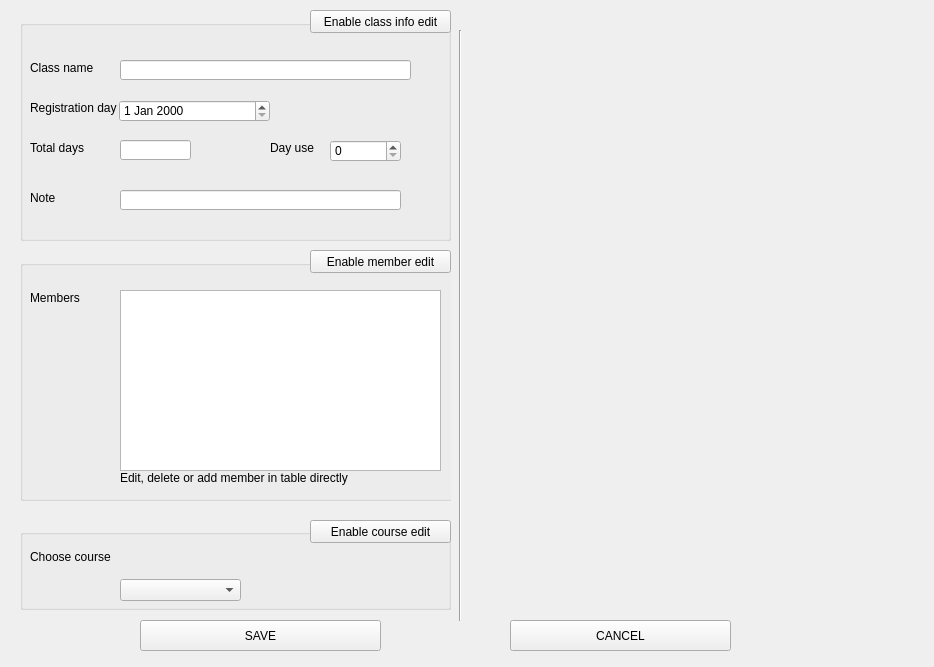
<?xml version="1.0" encoding="UTF-8"?>
<ui version="4.0">
 <class>widget</class>
 <widget class="QWidget" name="widget">
  <property name="geometry">
   <rect>
    <x>0</x>
    <y>0</y>
    <width>934</width>
    <height>667</height>
   </rect>
  </property>
  <property name="windowTitle">
   <string>Add Class</string>
  </property>
  <widget class="QWidget" name="classAdd1Widget" native="true">
   <property name="geometry">
    <rect>
     <x>20</x>
     <y>20</y>
     <width>431</width>
     <height>221</height>
    </rect>
   </property>
   <widget class="QLabel" name="otherLabel">
    <property name="geometry">
     <rect>
      <x>10</x>
      <y>170</y>
      <width>91</width>
      <height>16</height>
     </rect>
    </property>
    <property name="text">
     <string>Note</string>
    </property>
   </widget>
   <widget class="QLabel" name="totalDayLabel">
    <property name="geometry">
     <rect>
      <x>10</x>
      <y>120</y>
      <width>91</width>
      <height>16</height>
     </rect>
    </property>
    <property name="text">
     <string>Total days</string>
    </property>
   </widget>
   <widget class="QWidget" name="dayUseWidget" native="true">
    <property name="geometry">
     <rect>
      <x>230</x>
      <y>110</y>
      <width>181</width>
      <height>41</height>
     </rect>
    </property>
    <widget class="QLabel" name="dayUseLabel">
     <property name="geometry">
      <rect>
       <x>20</x>
       <y>10</y>
       <width>61</width>
       <height>16</height>
      </rect>
     </property>
     <property name="text">
      <string>Day use</string>
     </property>
    </widget>
    <widget class="QSpinBox" name="dayUseSpinBox">
     <property name="geometry">
      <rect>
       <x>80</x>
       <y>10</y>
       <width>71</width>
       <height>22</height>
      </rect>
     </property>
    </widget>
   </widget>
   <widget class="QLineEdit" name="totalDateLineEdit">
    <property name="geometry">
     <rect>
      <x>100</x>
      <y>120</y>
      <width>71</width>
      <height>20</height>
     </rect>
    </property>
   </widget>
   <widget class="QDateEdit" name="regisdateEdit">
    <property name="geometry">
     <rect>
      <x>99</x>
      <y>80</y>
      <width>151</width>
      <height>22</height>
     </rect>
    </property>
   </widget>
   <widget class="QLabel" name="classNameLabel">
    <property name="geometry">
     <rect>
      <x>10</x>
      <y>40</y>
      <width>71</width>
      <height>16</height>
     </rect>
    </property>
    <property name="text">
     <string>Class name</string>
    </property>
   </widget>
   <widget class="QLineEdit" name="classNameLineEdit">
    <property name="geometry">
     <rect>
      <x>100</x>
      <y>40</y>
      <width>291</width>
      <height>20</height>
     </rect>
    </property>
   </widget>
   <widget class="QLabel" name="regisDayLabel">
    <property name="geometry">
     <rect>
      <x>10</x>
      <y>80</y>
      <width>91</width>
      <height>16</height>
     </rect>
    </property>
    <property name="text">
     <string>Registration day</string>
    </property>
   </widget>
   <widget class="QLineEdit" name="otherLineEdit">
    <property name="geometry">
     <rect>
      <x>100</x>
      <y>170</y>
      <width>281</width>
      <height>20</height>
     </rect>
    </property>
    <property name="text">
     <string/>
    </property>
   </widget>
   <widget class="QGroupBox" name="groupBox">
    <property name="geometry">
     <rect>
      <x>0</x>
      <y>0</y>
      <width>431</width>
      <height>221</height>
     </rect>
    </property>
    <property name="title">
     <string/>
    </property>
   </widget>
   <zorder>groupBox</zorder>
   <zorder>otherLabel</zorder>
   <zorder>totalDayLabel</zorder>
   <zorder>dayUseWidget</zorder>
   <zorder>totalDateLineEdit</zorder>
   <zorder>regisdateEdit</zorder>
   <zorder>classNameLabel</zorder>
   <zorder>classNameLineEdit</zorder>
   <zorder>regisDayLabel</zorder>
   <zorder>otherLineEdit</zorder>
  </widget>
  <widget class="QWidget" name="courseInfoWidget" native="true">
   <property name="geometry">
    <rect>
     <x>480</x>
     <y>50</y>
     <width>411</width>
     <height>561</height>
    </rect>
   </property>
   <widget class="QWidget" name="verticalLayoutWidget_4">
    <property name="geometry">
     <rect>
      <x>10</x>
      <y>20</y>
      <width>401</width>
      <height>541</height>
     </rect>
    </property>
    <layout class="QVBoxLayout" name="courseInfoLayout"/>
   </widget>
  </widget>
  <widget class="QWidget" name="classAdd2Widget" native="true">
   <property name="geometry">
    <rect>
     <x>20</x>
     <y>260</y>
     <width>431</width>
     <height>241</height>
    </rect>
   </property>
   <widget class="QLabel" name="label_3">
    <property name="geometry">
     <rect>
      <x>100</x>
      <y>210</y>
      <width>281</width>
      <height>16</height>
     </rect>
    </property>
    <property name="text">
     <string>Edit, delete or add member in table directly </string>
    </property>
   </widget>
   <widget class="QLabel" name="memberLabel">
    <property name="geometry">
     <rect>
      <x>10</x>
      <y>30</y>
      <width>91</width>
      <height>16</height>
     </rect>
    </property>
    <property name="text">
     <string>Members</string>
    </property>
   </widget>
   <widget class="QTableView" name="addMemberTable">
    <property name="geometry">
     <rect>
      <x>100</x>
      <y>30</y>
      <width>321</width>
      <height>181</height>
     </rect>
    </property>
   </widget>
   <widget class="QGroupBox" name="groupBox_2">
    <property name="geometry">
     <rect>
      <x>0</x>
      <y>0</y>
      <width>441</width>
      <height>241</height>
     </rect>
    </property>
    <property name="title">
     <string/>
    </property>
   </widget>
   <zorder>groupBox_2</zorder>
   <zorder>label_3</zorder>
   <zorder>memberLabel</zorder>
   <zorder>addMemberTable</zorder>
  </widget>
  <widget class="QWidget" name="classAdd3Widget" native="true">
   <property name="geometry">
    <rect>
     <x>20</x>
     <y>519</y>
     <width>431</width>
     <height>101</height>
    </rect>
   </property>
   <widget class="QLabel" name="courseClassLabel">
    <property name="geometry">
     <rect>
      <x>100</x>
      <y>30</y>
      <width>251</width>
      <height>16</height>
     </rect>
    </property>
    <property name="text">
     <string/>
    </property>
   </widget>
   <widget class="QComboBox" name="courseComboBox">
    <property name="geometry">
     <rect>
      <x>100</x>
      <y>60</y>
      <width>121</width>
      <height>22</height>
     </rect>
    </property>
   </widget>
   <widget class="QLabel" name="chooseCourseLabel">
    <property name="geometry">
     <rect>
      <x>10</x>
      <y>30</y>
      <width>91</width>
      <height>16</height>
     </rect>
    </property>
    <property name="text">
     <string>Choose course</string>
    </property>
   </widget>
   <widget class="QGroupBox" name="groupBox_3">
    <property name="geometry">
     <rect>
      <x>0</x>
      <y>10</y>
      <width>431</width>
      <height>81</height>
     </rect>
    </property>
    <property name="title">
     <string/>
    </property>
   </widget>
   <zorder>groupBox_3</zorder>
   <zorder>courseClassLabel</zorder>
   <zorder>courseComboBox</zorder>
   <zorder>chooseCourseLabel</zorder>
  </widget>
  <widget class="QPushButton" name="enableClass2Button">
   <property name="geometry">
    <rect>
     <x>310</x>
     <y>250</y>
     <width>141</width>
     <height>23</height>
    </rect>
   </property>
   <property name="text">
    <string>Enable member edit</string>
   </property>
   <property name="icon">
    <iconset resource="myclass.qrc">
     <normaloff>:/myclass/Resources/TurnOn_icon.png</normaloff>:/myclass/Resources/TurnOn_icon.png</iconset>
   </property>
  </widget>
  <widget class="QPushButton" name="cancelButton">
   <property name="geometry">
    <rect>
     <x>510</x>
     <y>620</y>
     <width>221</width>
     <height>31</height>
    </rect>
   </property>
   <property name="text">
    <string>CANCEL</string>
   </property>
   <property name="icon">
    <iconset resource="myclass.qrc">
     <normaloff>:/myclass/Resources/cancel_icon.png</normaloff>:/myclass/Resources/cancel_icon.png</iconset>
   </property>
  </widget>
  <widget class="QLabel" name="courseInfoLabel">
   <property name="geometry">
    <rect>
     <x>480</x>
     <y>30</y>
     <width>231</width>
     <height>16</height>
    </rect>
   </property>
   <property name="text">
    <string/>
   </property>
  </widget>
  <widget class="QPushButton" name="enableClass1Button">
   <property name="geometry">
    <rect>
     <x>310</x>
     <y>10</y>
     <width>141</width>
     <height>23</height>
    </rect>
   </property>
   <property name="text">
    <string>Enable class info edit</string>
   </property>
   <property name="icon">
    <iconset resource="myclass.qrc">
     <normaloff>:/myclass/Resources/TurnOn_icon.png</normaloff>:/myclass/Resources/TurnOn_icon.png</iconset>
   </property>
  </widget>
  <widget class="Line" name="line">
   <property name="geometry">
    <rect>
     <x>450</x>
     <y>30</y>
     <width>20</width>
     <height>591</height>
    </rect>
   </property>
   <property name="orientation">
    <enum>Qt::Vertical</enum>
   </property>
  </widget>
  <widget class="QPushButton" name="saveButton_2">
   <property name="geometry">
    <rect>
     <x>140</x>
     <y>620</y>
     <width>241</width>
     <height>31</height>
    </rect>
   </property>
   <property name="text">
    <string>SAVE</string>
   </property>
   <property name="icon">
    <iconset resource="myclass.qrc">
     <normaloff>:/myclass/Resources/save_icon.png</normaloff>:/myclass/Resources/save_icon.png</iconset>
   </property>
  </widget>
  <widget class="QPushButton" name="enableClass3Button">
   <property name="geometry">
    <rect>
     <x>310</x>
     <y>520</y>
     <width>141</width>
     <height>23</height>
    </rect>
   </property>
   <property name="text">
    <string>Enable course edit</string>
   </property>
   <property name="icon">
    <iconset resource="myclass.qrc">
     <normaloff>:/myclass/Resources/TurnOn_icon.png</normaloff>:/myclass/Resources/TurnOn_icon.png</iconset>
   </property>
  </widget>
 </widget>
 <tabstops>
  <tabstop>classNameLineEdit</tabstop>
  <tabstop>regisdateEdit</tabstop>
  <tabstop>totalDateLineEdit</tabstop>
  <tabstop>otherLineEdit</tabstop>
  <tabstop>addMemberTable</tabstop>
  <tabstop>courseComboBox</tabstop>
  <tabstop>saveButton_2</tabstop>
  <tabstop>cancelButton</tabstop>
  <tabstop>enableClass1Button</tabstop>
  <tabstop>enableClass2Button</tabstop>
  <tabstop>enableClass3Button</tabstop>
  <tabstop>dayUseSpinBox</tabstop>
 </tabstops>
 <resources>
  <include location="myclass.qrc"/>
 </resources>
 <connections/>
</ui>
